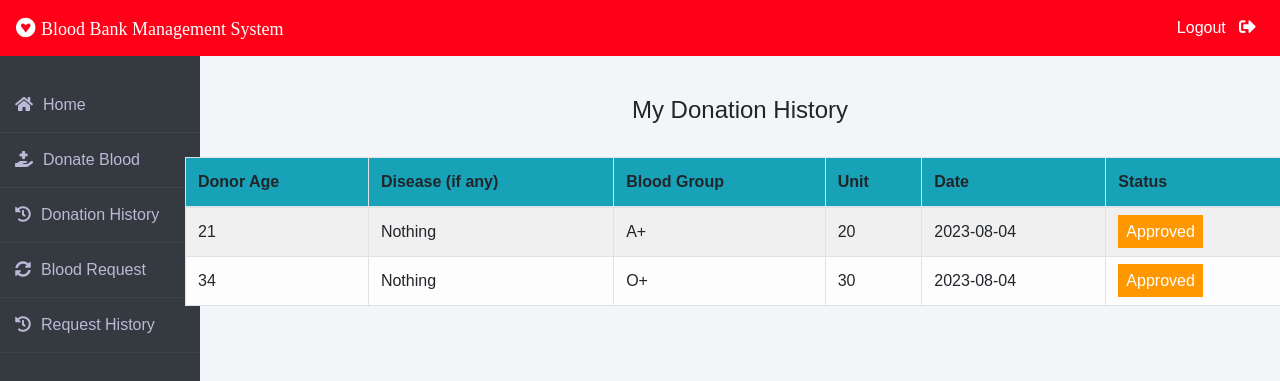
Screenshot of /donor/donation_history.php (signed in) with the database file from the repository.
### tables this page shows
CREATE TABLE `blood_donation` (
  `id` int(11) NOT NULL,
  `user_id` int(11) NOT NULL,
  `bloodgroup` varchar(5) NOT NULL,
  `unit` int(11) NOT NULL,
  `disease` varchar(255) NOT NULL,
  `age` int(11) NOT NULL,
  `date` date NOT NULL DEFAULT current_timestamp(),
  `status` varchar(20) NOT NULL DEFAULT 'Pending'
);

### donor/donation_history.php (the view, shortened to what this page needs)
<?php
$conn = new mysqli('localhost', 'root', '', 'blood_bank');
$user_id = $_SESSION['user_id'];
$sql = "SELECT * FROM blood_donation WHERE user_id = ?";
$stmt = $conn->prepare($sql);
$stmt->bind_param("i", $user_id);
$stmt->execute();
$result = $stmt->get_result();
?>
<!DOCTYPE html>
<html lang="en">
<head>
</head>
<body>
<br><br>
<div class="container">
    <H4 class="text-center">My Donation History</H4><br>
    <table class="table table-light table-hover table-bordered table-striped">
        <thead class="bg-info">
            <tr>
                <th scope="col">Donor Age</th>
                <th scope="col">Disease (if any)</th>
                <th scope="col">Blood Group</th>
                <th scope="col">Unit</th>
                <th scope="col">Date</th>
                <th scope="col">Status</th>
            </tr>
        </thead>
        <tbody>
            <?php
            if ($result->num_rows > 0) {
                while ($row = $result->fetch_assoc()) {
                    echo '<tr>';
                    echo '<td>' . $row['age'] . '</td>';
                    echo '<td>' . $row['disease'] . '</td>';
                    echo '<td>' . $row['bloodgroup'] . '</td>';
                    echo '<td>' . $row['unit'] . '</td>';
                    echo '<td>' . $row['date'] . '</td>';
                    if ($row['status'] == 'Approved') {
                        echo '<td><span class="label warning">Approved</span></td>';
                    } elseif ($row['status'] == 'Rejected') {
                        echo '<td><span class="label success">Rejected</span></td>';
                    } else {
                        echo '<td><span style="color: white;margin-left: 0px;" class="label info">Pending</span></td>';
                    }
                    echo '</tr>';
                }
            } else {
                echo '<tr><td colspan="6">No donation history found.</td></tr>';
            }
            ?>
        </tbody>
    </table>
</div>
</body>
</html>

### donor/donation_history.php (style rules this page uses)
.container { position: relative; left: 100px; }
.label { color: white; padding: 8px; }
.warning { background-color: #ff9800; }

### rows the page displays
blood_donation: age "21", disease "Nothing", bloodgroup "A+", unit "20", date "2023-08-04", status "Approved"
blood_donation: age "34", disease "Nothing", bloodgroup "O+", unit "30", date "2023-08-04", status "Approved"
